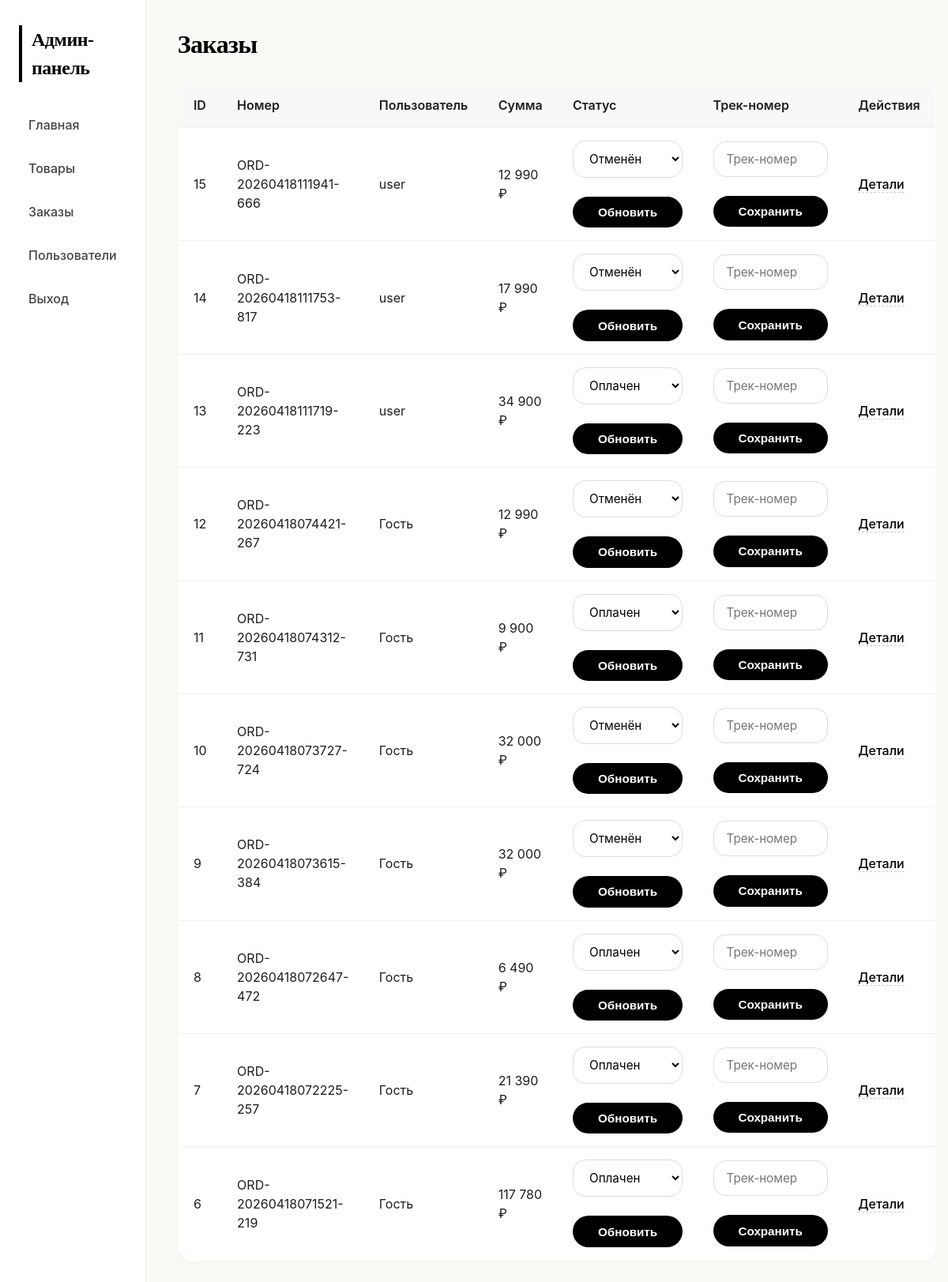
Page /admin/orders.php (signed in) on the committed database.
### tables this page shows
CREATE TABLE `orders` (
  `id` int(11) NOT NULL,
  `user_id` int(11) DEFAULT NULL COMMENT 'ID пользователя, если авторизован',
  `order_number` varchar(50) NOT NULL COMMENT 'Уникальный номер заказа',
  `total_amount` decimal(10,2) NOT NULL COMMENT 'Общая сумма заказа',
  `status` enum('pending','paid','shipped','delivered','cancelled') NOT NULL DEFAULT 'pending' COMMENT 'Статус заказа',
  `shipping_address` text DEFAULT NULL COMMENT 'Адрес доставки',
  `contact_phone` varchar(50) DEFAULT NULL COMMENT 'Контактный телефон',
  `contact_email` varchar(255) DEFAULT NULL COMMENT 'Email для уведомлений',
  `comment` text DEFAULT NULL COMMENT 'Комментарий к заказу',
  `created_at` timestamp NOT NULL DEFAULT current_timestamp(),
  `updated_at` timestamp NOT NULL DEFAULT current_timestamp() ON UPDATE current_timestamp(),
  `tracking_number` varchar(100) DEFAULT NULL
);

CREATE TABLE `users` (
  `id` int(11) NOT NULL,
  `username` varchar(100) NOT NULL,
  `email` varchar(255) NOT NULL,
  `password` varchar(255) NOT NULL,
  `created_at` timestamp NOT NULL DEFAULT current_timestamp(),
  `is_admin` tinyint(1) NOT NULL DEFAULT 0,
  `phone` varchar(20) DEFAULT NULL,
  `address` text DEFAULT NULL
);

### admin/orders.php (the view, shortened to what this page needs)
<?php require_once 'auth_check.php'; ?>
<!DOCTYPE html>
<html>
<head><title>Заказы</title><link rel="stylesheet" href="css/admin.css"></head>
<body>
<div class="admin-container">
    <div class="sidebar">
        <h2>Админ-панель</h2>
        <ul>
            <li><a href="index.php">Главная</a></li>
            <li><a href="products.php">Товары</a></li>
            <li><a href="orders.php">Заказы</a></li>
            <li><a href="users.php">Пользователи</a></li>
            <li><a href="logout.php">Выход</a></li>
        </ul>
    </div>
    <div class="content">
        <h1>Заказы</h1>
        <table class="data-table">
            <thead><tr><th>ID</th><th>Номер</th><th>Пользователь</th><th>Сумма</th><th>Статус</th><th>Трек-номер</th><th>Действия</th></tr></thead>
            <tbody>
            <?php
            $stmt = $pdo->query("SELECT o.*, u.username FROM orders o LEFT JOIN users u ON o.user_id = u.id ORDER BY o.id DESC");
            while ($order = $stmt->fetch()):
                $statuses = ['pending'=>'Ожидает оплаты','paid'=>'Оплачен','shipped'=>'Отправлен','delivered'=>'Доставлен','cancelled'=>'Отменён'];
            ?>
            <tr>
                <td><?= $order['id'] ?></td>
                <td><?= htmlspecialchars($order['order_number']) ?></td>
                <td><?= htmlspecialchars($order['username'] ?? 'Гость') ?></td>
                <td><?= number_format($order['total_amount'], 0, '.', ' ') ?> ₽</td>
                <td>
                    <form method="post" action="order_update.php" style="display:inline">
                        <select name="status">
                            <?php foreach ($statuses as $k => $v): ?>
                                <option value="<?= $k ?>" <?= $order['status']==$k ? 'selected' : '' ?>><?= $v ?></option>
                            <?php endforeach; ?>
                        </select>
                        <button type="submit">Обновить</button>
                    </form>
                </td>
                <td>
                    <form method="post" action="order_update.php" style="display:inline">
                        <input type="text" name="tracking_number" value="<?= htmlspecialchars($order['tracking_number'] ?? '') ?>" placeholder="Трек-номер">
                        <button type="submit">Сохранить</button>
                    </form>
                </td>
                <td><a href="order_view.php?id=<?= $order['id'] ?>">Детали</a></td>
            </tr>
            <?php endwhile; ?>
            </tbody>
        </table>
    </div>
</div>
</body>
</html>

### admin/css/admin.css (style rules this page uses)
* { margin: 0; padding: 0; box-sizing: border-box; }
body { font-family: 'Inter', system-ui, -apple-system, 'Segoe UI', sans-serif; background-color: #faf9f6; color: #1e1e1e; line-height: 1.5; }
h1, h2, h3, .sidebar h2, .content h1 { font-family: 'Playfair Display', serif; font-weight: 600; letter-spacing: -0.02em; }
.admin-container { display: flex; min-height: 100vh; }
.sidebar { width: 260px; background-color: #ffffff; border-right: 1px solid #eaeaea; padding: 2rem 1.5rem; box-shadow: 2px 0 12px rgba(0, 0, 0, 0.02); }
.sidebar h2 { font-size: 1.5rem; margin-bottom: 2rem; color: #000; border-left: 4px solid #000; padding-left: 0.75rem; }
.sidebar ul { list-style: none; margin-top: 1rem; }
.sidebar ul li { margin-bottom: 0.75rem; }
.sidebar ul li a { display: block; padding: 0.6rem 0.75rem; color: #444; text-decoration: none; border-radius: 12px; transition: all 0.2s ease; font-weight: 500; }
.content { flex: 1; padding: 2rem 2.5rem; background-color: #faf9f6; }
.content h1 { font-size: 2rem; margin-bottom: 1.5rem; color: #000; }
.data-table { width: 100%; border-collapse: collapse; background: #ffffff; border-radius: 20px; overflow: hidden; box-shadow: 0 4px 12px rgba(0, 0, 0, 0.02); border: 1px solid #f0f0f0; margin: 1.5rem 0; }
.data-table th, .data-table td { padding: 1rem 1.2rem; text-align: left; border-bottom: 1px solid #f0f0f0; }
.data-table th { background-color: #f8f8f8; font-weight: 600; color: #1e1e1e; font-family: 'Inter', sans-serif; }
.data-table a { color: #000; text-decoration: none; border-bottom: 1px dashed #ccc; margin-right: 0.75rem; font-weight: 500; }
form input[type="text"], form input[type="number"], form input[type="password"], form input[type="email"], form textarea, form select { width: 100%; max-width: 500px; padding: 0.75rem 1rem; border: 1px solid #ddd; border-radius: 16px; font-size: 0.95rem; font-family: 'Inter', sans-serif; transition: border-color 0.2s, box-shadow 0.2s; background-color: #fff; }
form button { margin-top: 1.5rem; background-color: #000; color: #fff; border: none; padding: 0.7rem 2rem; border-radius: 40px; font-weight: 600; cursor: pointer; font-size: 0.95rem; transition: background 0.2s; }

### rows in the picture
orders: id "15", order_number "ORD-20260418111941-666", user.username "user", total_amount "12 990", status "Отменён"
orders: id "14", order_number "ORD-20260418111753-817", user.username "user", total_amount "17 990", status "Отменён"
orders: id "13", order_number "ORD-20260418111719-223", user.username "user", total_amount "34 900", status "Оплачен"
orders: id "12", order_number "ORD-20260418074421-267", username "Гость", total_amount "12 990", status "Отменён"
orders: id "11", order_number "ORD-20260418074312-731", username "Гость", total_amount "9 900", status "Оплачен"
orders: id "10", order_number "ORD-20260418073727-724", username "Гость", total_amount "32 000", status "Отменён"
orders: id "9", order_number "ORD-20260418073615-384", username "Гость", total_amount "32 000", status "Отменён"
orders: id "8", order_number "ORD-20260418072647-472", username "Гость", total_amount "6 490", status "Оплачен"
orders: id "7", order_number "ORD-20260418072225-257", username "Гость", total_amount "21 390", status "Оплачен"
orders: id "6", order_number "ORD-20260418071521-219", username "Гость", total_amount "117 780", status "Оплачен"
